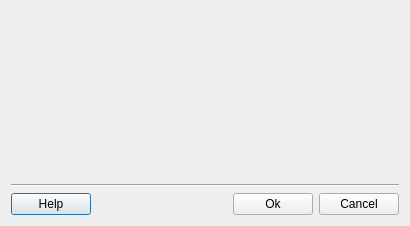
<?xml version="1.0" encoding="UTF-8"?>
<ui version="4.0">
 <class>RasterInfoDialogForm</class>
 <widget class="QDialog" name="RasterInfoDialogForm">
  <property name="geometry">
   <rect>
    <x>0</x>
    <y>0</y>
    <width>410</width>
    <height>226</height>
   </rect>
  </property>
  <property name="windowTitle">
   <string>Raster Info</string>
  </property>
  <layout class="QGridLayout" name="gridLayout_4">
   <item row="0" column="0">
    <layout class="QGridLayout" name="gridLayout_3">
     <item row="0" column="0">
      <widget class="QWidget" name="m_widget" native="true">
       <property name="sizePolicy">
        <sizepolicy hsizetype="Preferred" vsizetype="MinimumExpanding">
         <horstretch>0</horstretch>
         <verstretch>0</verstretch>
        </sizepolicy>
       </property>
      </widget>
     </item>
     <item row="1" column="0">
      <layout class="QGridLayout" name="gridLayout_2">
       <item row="0" column="0">
        <widget class="Line" name="line">
         <property name="orientation">
          <enum>Qt::Horizontal</enum>
         </property>
        </widget>
       </item>
       <item row="1" column="0">
        <layout class="QGridLayout" name="gridLayout">
         <item row="0" column="0">
          <widget class="QPushButton" name="m_helpPushButton">
           <property name="text">
            <string>Help</string>
           </property>
          </widget>
         </item>
         <item row="0" column="1">
          <spacer name="horizontalSpacer">
           <property name="orientation">
            <enum>Qt::Horizontal</enum>
           </property>
           <property name="sizeHint" stdset="0">
            <size>
             <width>40</width>
             <height>20</height>
            </size>
           </property>
          </spacer>
         </item>
         <item row="0" column="2">
          <widget class="QPushButton" name="m_okPushButton">
           <property name="text">
            <string>Ok</string>
           </property>
          </widget>
         </item>
         <item row="0" column="3">
          <widget class="QPushButton" name="m_cancelPushButton">
           <property name="text">
            <string>Cancel</string>
           </property>
          </widget>
         </item>
        </layout>
       </item>
      </layout>
     </item>
    </layout>
   </item>
  </layout>
 </widget>
 <resources/>
 <connections>
  <connection>
   <sender>m_okPushButton</sender>
   <signal>clicked()</signal>
   <receiver>RasterInfoDialogForm</receiver>
   <slot>accept()</slot>
   <hints>
    <hint type="sourcelabel">
     <x>273</x>
     <y>208</y>
    </hint>
    <hint type="destinationlabel">
     <x>273</x>
     <y>230</y>
    </hint>
   </hints>
  </connection>
  <connection>
   <sender>m_cancelPushButton</sender>
   <signal>clicked()</signal>
   <receiver>RasterInfoDialogForm</receiver>
   <slot>reject()</slot>
   <hints>
    <hint type="sourcelabel">
     <x>363</x>
     <y>203</y>
    </hint>
    <hint type="destinationlabel">
     <x>362</x>
     <y>228</y>
    </hint>
   </hints>
  </connection>
 </connections>
</ui>
